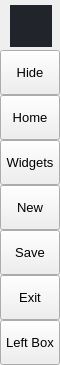
        <widget class="QFrame" name="leftMenuBg">
         <property name="minimumSize">
          <size>
           <width>60</width>
           <height>0</height>
          </size>
         </property>
         <property name="maximumSize">
          <size>
           <width>60</width>
           <height>16777215</height>
          </size>
         </property>
         <property name="frameShape">
          <enum>QFrame::Shape::NoFrame</enum>
         </property>
         <property name="frameShadow">
          <enum>QFrame::Shadow::Raised</enum>
         </property>
         <layout class="QVBoxLayout" name="verticalLayout_3">
          <property name="spacing">
           <number>0</number>
          </property>
          <property name="leftMargin">
           <number>0</number>
          </property>
          <property name="topMargin">
           <number>0</number>
          </property>
          <property name="rightMargin">
           <number>0</number>
          </property>
          <property name="bottomMargin">
           <number>0</number>
          </property>
          <item>
           <widget class="QFrame" name="topLogoInfo">
            <property name="minimumSize">
             <size>
              <width>0</width>
              <height>50</height>
             </size>
            </property>
            <property name="maximumSize">
             <size>
              <width>16777215</width>
              <height>50</height>
             </size>
            </property>
            <property name="frameShape">
             <enum>QFrame::Shape::NoFrame</enum>
            </property>
            <property name="frameShadow">
             <enum>QFrame::Shadow::Raised</enum>
            </property>
            <widget class="QFrame" name="topLogo">
             <property name="geometry">
              <rect>
               <x>10</x>
               <y>5</y>
               <width>42</width>
               <height>42</height>
              </rect>
             </property>
             <property name="minimumSize">
              <size>
               <width>42</width>
               <height>42</height>
              </size>
             </property>
             <property name="maximumSize">
              <size>
               <width>42</width>
               <height>42</height>
              </size>
             </property>
             <property name="styleSheet">
              <string notr="true">background-color: rgb(33, 37, 43);
	background-image: url(:/images/images/images/azs.png);
	background-position: centered;
	background-repeat: no-repeat;</string>
             </property>
             <property name="frameShape">
              <enum>QFrame::Shape::NoFrame</enum>
             </property>
             <property name="frameShadow">
              <enum>QFrame::Shadow::Raised</enum>
             </property>
            </widget>
            <widget class="QLabel" name="titleLeftApp">
             <property name="geometry">
              <rect>
               <x>70</x>
               <y>8</y>
               <width>160</width>
               <height>20</height>
              </rect>
             </property>
             <property name="font">
              <font>
               <family>Segoe UI Semibold</family>
               <pointsize>12</pointsize>
               <italic>false</italic>
               <fontweight></fontweight>
              </font>
             </property>
             <property name="text">
              <string>PyDracula</string>
             </property>
             <property name="alignment">
              <set>Qt::AlignmentFlag::AlignLeading|Qt::AlignmentFlag::AlignLeft|Qt::AlignmentFlag::AlignTop</set>
             </property>
            </widget>
            <widget class="QLabel" name="titleLeftDescription">
             <property name="geometry">
              <rect>
               <x>70</x>
               <y>27</y>
               <width>160</width>
               <height>16</height>
              </rect>
             </property>
             <property name="maximumSize">
              <size>
               <width>16777215</width>
               <height>16</height>
              </size>
             </property>
             <property name="font">
              <font>
               <family>Segoe UI</family>
               <pointsize>8</pointsize>
               <italic>false</italic>
               <bold>false</bold>
              </font>
             </property>
             <property name="text">
              <string>Modern GUI / Flat Style</string>
             </property>
             <property name="alignment">
              <set>Qt::AlignmentFlag::AlignLeading|Qt::AlignmentFlag::AlignLeft|Qt::AlignmentFlag::AlignTop</set>
             </property>
            </widget>
           </widget>
          </item>
          <item>
           <widget class="QFrame" name="leftMenuFrame">
            <property name="frameShape">
             <enum>QFrame::Shape::NoFrame</enum>
            </property>
            <property name="frameShadow">
             <enum>QFrame::Shadow::Raised</enum>
            </property>
            <layout class="QVBoxLayout" name="verticalMenuLayout">
             <property name="spacing">
              <number>0</number>
             </property>
             <property name="leftMargin">
              <number>0</number>
             </property>
             <property name="topMargin">
              <number>0</number>
             </property>
             <property name="rightMargin">
              <number>0</number>
             </property>
             <property name="bottomMargin">
              <number>0</number>
             </property>
             <item>
              <widget class="QFrame" name="toggleBox">
               <property name="maximumSize">
                <size>
                 <width>16777215</width>
                 <height>45</height>
                </size>
               </property>
               <property name="frameShape">
                <enum>QFrame::Shape::NoFrame</enum>
               </property>
               <property name="frameShadow">
                <enum>QFrame::Shadow::Raised</enum>
               </property>
               <layout class="QVBoxLayout" name="verticalLayout_4">
                <property name="spacing">
                 <number>0</number>
                </property>
                <property name="leftMargin">
                 <number>0</number>
                </property>
                <property name="topMargin">
                 <number>0</number>
                </property>
                <property name="rightMargin">
                 <number>0</number>
                </property>
                <property name="bottomMargin">
                 <number>0</number>
                </property>
                <item>
                 <widget class="QPushButton" name="toggleButton">
                  <property name="sizePolicy">
                   <sizepolicy hsizetype="Expanding" vsizetype="Fixed">
                    <horstretch>0</horstretch>
                    <verstretch>0</verstretch>
                   </sizepolicy>
                  </property>
                  <property name="minimumSize">
                   <size>
                    <width>0</width>
                    <height>45</height>
                   </size>
                  </property>
                  <property name="font">
                   <font>
                    <family>Segoe UI</family>
                    <pointsize>10</pointsize>
                    <italic>false</italic>
                    <bold>false</bold>
                   </font>
                  </property>
                  <property name="cursor">
                   <cursorShape>PointingHandCursor</cursorShape>
                  </property>
                  <property name="layoutDirection">
                   <enum>Qt::LayoutDirection::LeftToRight</enum>
                  </property>
                  <property name="styleSheet">
                   <string notr="true">background-image: url(:/icons/images/icons/icon_menu.png);</string>
                  </property>
                  <property name="text">
                   <string>Hide</string>
                  </property>
                 </widget>
                </item>
               </layout>
              </widget>
             </item>
             <item alignment="Qt::AlignmentFlag::AlignTop">
              <widget class="QFrame" name="topMenu">
               <property name="frameShape">
                <enum>QFrame::Shape::NoFrame</enum>
               </property>
               <property name="frameShadow">
                <enum>QFrame::Shadow::Raised</enum>
               </property>
               <layout class="QVBoxLayout" name="verticalLayout_8">
                <property name="spacing">
                 <number>0</number>
                </property>
                <property name="leftMargin">
                 <number>0</number>
                </property>
                <property name="topMargin">
                 <number>0</number>
                </property>
                <property name="rightMargin">
                 <number>0</number>
                </property>
                <property name="bottomMargin">
                 <number>0</number>
                </property>
                <item>
                 <widget class="QPushButton" name="btn_home">
                  <property name="sizePolicy">
                   <sizepolicy hsizetype="Expanding" vsizetype="Fixed">
                    <horstretch>0</horstretch>
                    <verstretch>0</verstretch>
                   </sizepolicy>
                  </property>
                  <property name="minimumSize">
                   <size>
                    <width>0</width>
                    <height>45</height>
                   </size>
                  </property>
                  <property name="font">
                   <font>
                    <family>Segoe UI</family>
                    <pointsize>10</pointsize>
                    <italic>false</italic>
                    <bold>false</bold>
                   </font>
                  </property>
                  <property name="cursor">
                   <cursorShape>PointingHandCursor</cursorShape>
                  </property>
                  <property name="layoutDirection">
                   <enum>Qt::LayoutDirection::LeftToRight</enum>
                  </property>
                  <property name="styleSheet">
                   <string notr="true">background-image: url(:/icons/images/icons/cil-home.png);</string>
                  </property>
                  <property name="text">
                   <string>Home</string>
                  </property>
                 </widget>
                </item>
                <item>
                 <widget class="QPushButton" name="btn_widgets">
                  <property name="sizePolicy">
                   <sizepolicy hsizetype="Expanding" vsizetype="Fixed">
                    <horstretch>0</horstretch>
                    <verstretch>0</verstretch>
                   </sizepolicy>
                  </property>
                  <property name="minimumSize">
                   <size>
                    <width>0</width>
                    <height>45</height>
                   </size>
                  </property>
                  <property name="font">
                   <font>
                    <family>Segoe UI</family>
                    <pointsize>10</pointsize>
                    <italic>false</italic>
                    <bold>false</bold>
                   </font>
                  </property>
                  <property name="cursor">
                   <cursorShape>PointingHandCursor</cursorShape>
                  </property>
                  <property name="layoutDirection">
                   <enum>Qt::LayoutDirection::LeftToRight</enum>
                  </property>
                  <property name="styleSheet">
                   <string notr="true">background-image: url(:/icons/images/icons/cil-gamepad.png);</string>
                  </property>
                  <property name="text">
                   <string>Widgets</string>
                  </property>
                 </widget>
                </item>
                <item>
                 <widget class="QPushButton" name="btn_new">
                  <property name="sizePolicy">
                   <sizepolicy hsizetype="Expanding" vsizetype="Fixed">
                    <horstretch>0</horstretch>
                    <verstretch>0</verstretch>
                   </sizepolicy>
                  </property>
                  <property name="minimumSize">
                   <size>
                    <width>0</width>
                    <height>45</height>
                   </size>
                  </property>
                  <property name="font">
                   <font>
                    <family>Segoe UI</family>
                    <pointsize>10</pointsize>
                    <italic>false</italic>
                    <bold>false</bold>
                   </font>
                  </property>
                  <property name="cursor">
                   <cursorShape>PointingHandCursor</cursorShape>
                  </property>
                  <property name="layoutDirection">
                   <enum>Qt::LayoutDirection::LeftToRight</enum>
                  </property>
                  <property name="styleSheet">
                   <string notr="true">background-image: url(:/icons/images/icons/cil-file.png);</string>
                  </property>
                  <property name="text">
                   <string>New</string>
                  </property>
                 </widget>
                </item>
                <item>
                 <widget class="QPushButton" name="btn_save">
                  <property name="sizePolicy">
                   <sizepolicy hsizetype="Expanding" vsizetype="Fixed">
                    <horstretch>0</horstretch>
                    <verstretch>0</verstretch>
                   </sizepolicy>
                  </property>
                  <property name="minimumSize">
                   <size>
                    <width>0</width>
                    <height>45</height>
                   </size>
                  </property>
                  <property name="font">
                   <font>
                    <family>Segoe UI</family>
                    <pointsize>10</pointsize>
                    <italic>false</italic>
                    <bold>false</bold>
                   </font>
                  </property>
                  <property name="cursor">
                   <cursorShape>PointingHandCursor</cursorShape>
                  </property>
                  <property name="layoutDirection">
                   <enum>Qt::LayoutDirection::LeftToRight</enum>
                  </property>
                  <property name="styleSheet">
                   <string notr="true">background-image: url(:/icons/images/icons/cil-save.png)</string>
                  </property>
                  <property name="text">
                   <string>Save</string>
                  </property>
                 </widget>
                </item>
                <item>
                 <widget class="QPushButton" name="btn_exit">
                  <property name="sizePolicy">
                   <sizepolicy hsizetype="Expanding" vsizetype="Fixed">
                    <horstretch>0</horstretch>
                    <verstretch>0</verstretch>
                   </sizepolicy>
                  </property>
                  <property name="minimumSize">
                   <size>
                    <width>0</width>
                    <height>45</height>
                   </size>
                  </property>
                  <property name="font">
                   <font>
                    <family>Segoe UI</family>
                    <pointsize>10</pointsize>
                    <italic>false</italic>
                    <bold>false</bold>
                   </font>
                  </property>
                  <property name="cursor">
                   <cursorShape>PointingHandCursor</cursorShape>
                  </property>
                  <property name="layoutDirection">
                   <enum>Qt::LayoutDirection::LeftToRight</enum>
                  </property>
                  <property name="styleSheet">
                   <string notr="true">background-image: url(:/icons/images/icons/cil-x.png);</string>
                  </property>
                  <property name="text">
                   <string>Exit</string>
                  </property>
                 </widget>
                </item>
               </layout>
              </widget>
             </item>
             <item alignment="Qt::AlignmentFlag::AlignBottom">
              <widget class="QFrame" name="bottomMenu">
               <property name="frameShape">
                <enum>QFrame::Shape::NoFrame</enum>
               </property>
               <property name="frameShadow">
                <enum>QFrame::Shadow::Raised</enum>
               </property>
               <layout class="QVBoxLayout" name="verticalLayout_9">
                <property name="spacing">
                 <number>0</number>
                </property>
                <property name="leftMargin">
                 <number>0</number>
                </property>
                <property name="topMargin">
                 <number>0</number>
                </property>
                <property name="rightMargin">
                 <number>0</number>
                </property>
                <property name="bottomMargin">
                 <number>0</number>
                </property>
                <item>
                 <widget class="QPushButton" name="toggleLeftBox">
                  <property name="sizePolicy">
                   <sizepolicy hsizetype="Expanding" vsizetype="Fixed">
                    <horstretch>0</horstretch>
                    <verstretch>0</verstretch>
                   </sizepolicy>
                  </property>
                  <property name="minimumSize">
                   <size>
                    <width>0</width>
                    <height>45</height>
                   </size>
                  </property>
                  <property name="font">
                   <font>
                    <family>Segoe UI</family>
                    <pointsize>10</pointsize>
                    <italic>false</italic>
                    <bold>false</bold>
                   </font>
                  </property>
                  <property name="cursor">
                   <cursorShape>PointingHandCursor</cursorShape>
                  </property>
                  <property name="layoutDirection">
                   <enum>Qt::LayoutDirection::LeftToRight</enum>
                  </property>
                  <property name="styleSheet">
                   <string notr="true">background-image: url(:/icons/images/icons/icon_settings.png);</string>
                  </property>
                  <property name="text">
                   <string>Left Box</string>
                  </property>
                 </widget>
                </item>
               </layout>
              </widget>
             </item>
            </layout>
           </widget>
          </item>
         </layout>
        </widget>
